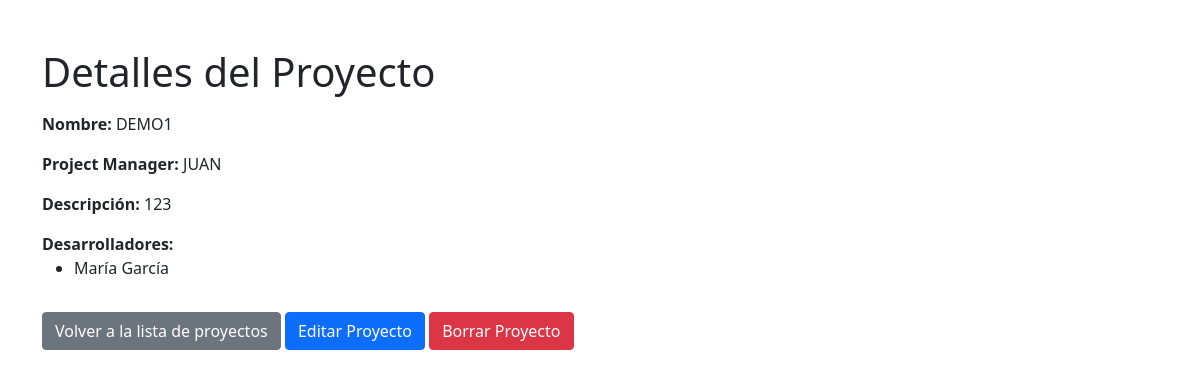
The app's page /proyecto/2/ (signed in) with its own data.
### project1/models.py (models this page shows, shortened)
class Proyecto(models.Model):
    nombre = models.CharField(max_length=100)
    project_manager = models.CharField(max_length=100)
    descripcion = models.TextField()
    desarrolladores = models.ManyToManyField('Desarrollador', blank=True)

class Desarrollador(models.Model):
    nombre = models.CharField(max_length=100)
    apellido = models.CharField(max_length=100)

### project1/views.py (the view)
# urls.py: path('proyecto/<int:proyecto_id>/', views.detalle_proyecto, name='detalle_proyecto'),
@login_required
def detalle_proyecto(request, proyecto_id):
    proyecto = get_object_or_404(Proyecto, pk=proyecto_id)
    return render(request, 'proyectos/detalle_proyecto.html', {'proyecto': proyecto})

### project1/templates/proyectos/detalle_proyecto.html (shortened to what this page needs)
<link rel="stylesheet" href="https://cdn.jsdelivr.net/npm/bootstrap@5.0.0/dist/css/bootstrap.min.css">
</head>
<body>
<div class="container">
    <h1 class="mt-5">Detalles del Proyecto</h1>
    <div class="mt-3">
        <strong>Nombre:</strong> {{ proyecto.nombre }}
    </div>
    <div class="mt-3">
        <strong>Project Manager:</strong> {{ proyecto.project_manager }}
    </div>
    <div class="mt-3">
        <strong>Descripción:</strong> {{ proyecto.descripcion }}
    </div>
    <div class="mt-3">
        <strong>Desarrolladores:</strong>
        <ul>
            {% for desarrollador in proyecto.desarrolladores.all %}
                <li>{{ desarrollador.nombre }} {{ desarrollador.apellido }}</li>
            {% endfor %}
        </ul>
    </div>
    <a class="btn btn-secondary mt-3" href="{% url 'lista_proyectos' %}">Volver a la lista de proyectos</a>
    <a class="btn btn-primary mt-3" href="{% url 'editar_proyecto' proyecto.id %}">Editar Proyecto</a>
    <a class="btn btn-danger mt-3" href="{% url 'borrar_proyecto' proyecto.id %}">Borrar Proyecto</a>
</div>
</body>
</html>

### records on screen
Proyecto: nombre "DEMO1", project_manager "JUAN", descripcion "123"
Desarrollador: nombre "María", apellido "García"
